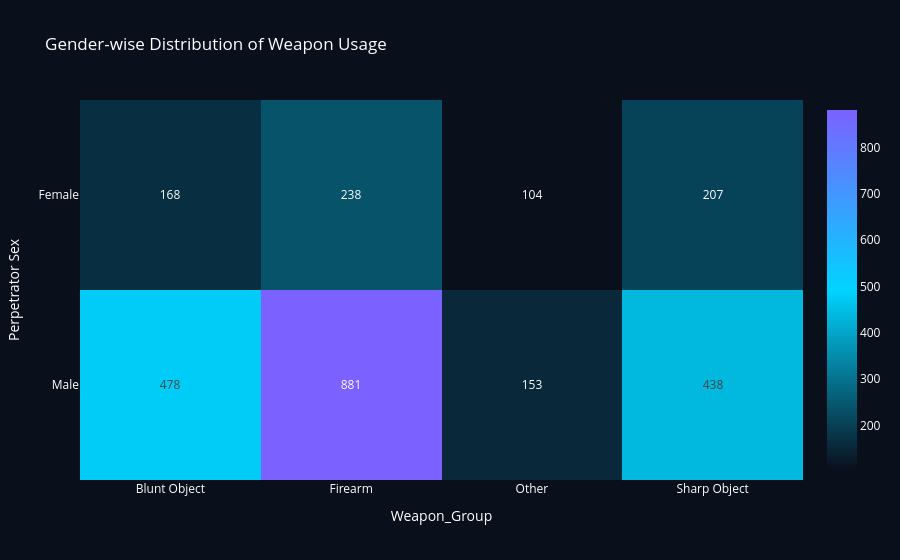

This figure's notebook cell:
### Markdown cell above
### A large proportion of incidents fall under unknown relationships, with firearms dominating across most categories, indicating both data limitations and strong weapon concentration patterns.

### Code cell
heatmap_data = (
    df_trend[['Perpetrator Sex', 'Weapon_Group', 'Incident']]
    .drop_duplicates()
    .groupby(['Perpetrator Sex', 'Weapon_Group'])
    .size()
    .reset_index(name='Total_Incidents')
)


heatmap_pivot = heatmap_data.pivot(
    index='Perpetrator Sex',
    columns='Weapon_Group',
    values='Total_Incidents'
).fillna(0)
heatmap_pivot = heatmap_pivot.drop(columns=['Unknown'], errors='ignore')

fig = px.imshow(
    heatmap_pivot,
    text_auto=True,  
    color_continuous_scale=['#0A0F1C', '#00D4FF', '#7B61FF'],
    aspect='auto',
    title="Gender-wise Distribution of Weapon Usage"
)
fig.update_traces(
    hovertemplate="<b>Gender:</b> %{y}<br><b>Weapon:</b> %{x}<br><b>Incidents:</b> %{z}<extra></extra>"
)

fig.update_layout(
    paper_bgcolor='#0A0F1C',
    font_color='white',
    hovermode='closest'
)

fig.show()

### Figure 1 — Plotly figure (JSON) as saved in the notebook; plotly's stock layout.template omitted (floating-point values rounded to 4 significant figures)
{"data": [{"coloraxis": "coloraxis", "hovertemplate": "<b>Gender:</b> %{y}<br><b>Weapon:</b> %{x}<br><b>Incidents:</b> %{z}<extra></extra>", "name": "0", "texttemplate": "%{z}", "type": "heatmap", "x": ["Blunt Object", "Firearm", "Other", "Sharp Object"], "xaxis": "x", "y": ["Female", "Male"], "yaxis": "y", "z": [[168, 238, 104, 207], [478, 881, 153, 438]]}], "layout": {"coloraxis": {"colorscale": [[0, "#0A0F1C"], [0.5, "#00D4FF"], [1, "#7B61FF"]]}, "font": {"color": "white"}, "hovermode": "closest", "paper_bgcolor": "#0A0F1C", "title": {"text": "Gender-wise Distribution of Weapon Usage"}, "xaxis": {"anchor": "y", "domain": [0, 1], "title": {"text": "Weapon_Group"}}, "yaxis": {"anchor": "x", "autorange": "reversed", "domain": [0, 1], "title": {"text": "Perpetrator Sex"}}}}
